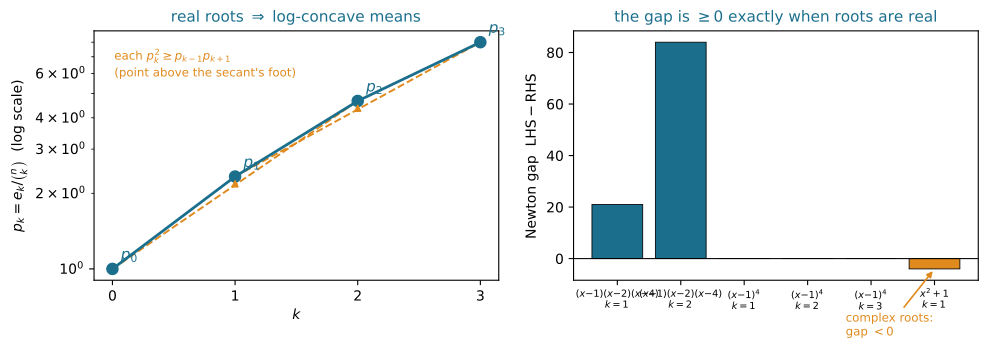

The Python source for this figure:
#!/usr/bin/env python3
"""Figure for "The Inward Bow of a Real-Rooted Polynomial".

Panel A: log-concavity of the normalized means p_k = e_k / C(n,k) of a real-rooted
         cubic -- the sequence is concave on a log axis (it "bows inward").
Panel B: the Newton gap  e_k^2 C(n,k-1)C(n,k+1) - e_{k-1}e_{k+1}C(n,k)^2  at every
         interior k, for a real-rooted cubic (positive), the all-equal-roots quartic
         (zero, the sharp case) and x^2+1 (negative -- real-rootedness is necessary).

The script asserts every plotted number against exact integer arithmetic before drawing.
"""
import numpy as np
import matplotlib.pyplot as plt
from math import comb

TEAL = "#1B6F8C"; AMBER = "#E08A1E"; BAND = "#DCE7EB"


def esymm(roots):
    c = np.array([1.0])
    for r in roots:
        c = np.convolve(c, [1.0, -r])  # multiply by (x - r), highest-degree first
    n = len(roots)
    return [((-1) ** k) * c[k] for k in range(n + 1)]  # e_k = (-1)^k * coeff(x^{n-k})


def newton_gap(e, n, k):
    return e[k] ** 2 * comb(n, k - 1) * comb(n, k + 1) - e[k - 1] * e[k + 1] * comb(n, k) ** 2


# ---- data + assertions -------------------------------------------------------
cubic = [1, 2, 4]
e_c = esymm(cubic); n_c = 3
means = [e_c[k] / comb(n_c, k) for k in range(n_c + 1)]
assert np.allclose(e_c, [1, 7, 14, 8]), e_c
assert np.allclose(means, [1, 7 / 3, 14 / 3, 8]), means
# log-concavity of the means: each interior log(p_k) >= chord midpoint
for k in range(1, n_c):
    assert means[k] ** 2 >= means[k - 1] * means[k + 1] - 1e-9

quart = [1, 1, 1, 1]; e_q = esymm(quart); n_q = 4
assert np.allclose(e_q, [1, 4, 6, 4, 1])
gaps = {
    "$(x{-}1)(x{-}2)(x{-}4)$": ([newton_gap(e_c, n_c, k) for k in (1, 2)], TEAL),
    "$(x{-}1)^4$": ([newton_gap(e_q, n_q, k) for k in (1, 2, 3)], "#7BA7B5"),
    "$x^2+1$": ([0 ** 2 * comb(2, 0) * comb(2, 2) - 1 * 1 * comb(2, 1) ** 2], AMBER),
}
assert gaps["$(x{-}1)(x{-}2)(x{-}4)$"][0] == [21, 84]
assert gaps["$(x{-}1)^4$"][0] == [0, 0, 0]
assert gaps["$x^2+1$"][0] == [-4]

# ---- draw --------------------------------------------------------------------
fig, (axA, axB) = plt.subplots(1, 2, figsize=(10, 3.7))

# Panel A: the bow
ks = list(range(n_c + 1))
axA.plot(ks, means, "o-", color=TEAL, lw=2, ms=8, zorder=3)
# chords between neighbours of each interior point, to show concavity (on log axis)
for k in range(1, n_c):
    axA.plot([k - 1, k + 1], [means[k - 1], means[k + 1]], "--", color=AMBER, lw=1.4, zorder=2)
    axA.annotate("", xy=(k, means[k]), xytext=(k, (means[k - 1] * means[k + 1]) ** 0.5),
                 arrowprops=dict(arrowstyle="-|>", color=AMBER, lw=1.2))
axA.set_yscale("log")
for k, m in zip(ks, means):
    axA.annotate(f"$p_{k}$", (k, m), textcoords="offset points", xytext=(6, 6),
                 color=TEAL, fontsize=11)
axA.set_xlabel("$k$"); axA.set_ylabel(r"$p_k=e_k/\binom{n}{k}$  (log scale)")
axA.set_xticks(ks)
axA.set_title(r"real roots $\Rightarrow$ log-concave means", color=TEAL, fontsize=11)
axA.text(0.05, 0.93, r"each $p_k^2\geq p_{k-1}p_{k+1}$" + "\n(point above the secant's foot)",
         transform=axA.transAxes, fontsize=8.5, va="top", color=AMBER)

# Panel B: the gap, with the necessity row negative
labels, allvals, colors = [], [], []
for lab, (vals, col) in gaps.items():
    for j, v in enumerate(vals):
        labels.append(f"{lab}\n$k={j+1}$"); allvals.append(v); colors.append(col)
xpos = np.arange(len(allvals))
axB.bar(xpos, allvals, color=colors, edgecolor="black", lw=0.6)
axB.axhline(0, color="black", lw=0.8)
axB.set_xticks(xpos)
axB.set_xticklabels(labels, fontsize=7.0)
axB.set_ylabel(r"Newton gap  $\mathrm{LHS}-\mathrm{RHS}$")
axB.set_title("the gap is $\\geq 0$ exactly when roots are real", color=TEAL, fontsize=11)
axB.annotate("complex roots:\ngap $<0$", xy=(len(allvals) - 1, -4), xytext=(len(allvals) - 2.4, -30),
             fontsize=8.5, color=AMBER,
             arrowprops=dict(arrowstyle="-|>", color=AMBER, lw=1.2))

fig.tight_layout()
fig.savefig("figures/newton_fig1_bow.pdf", bbox_inches="tight")
print("wrote figures/newton_fig1_bow.pdf; all assertions passed")
